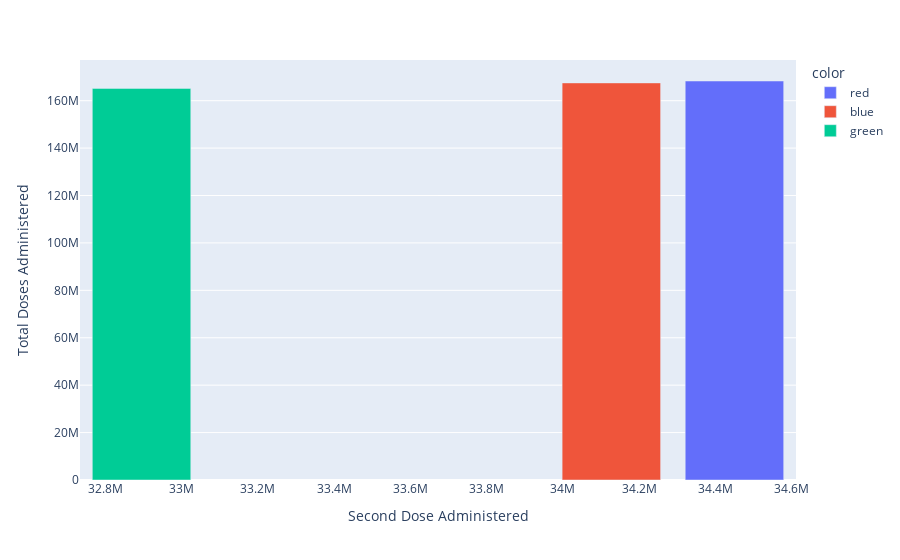

Notebook cell for this chart:
### Code cell
px.bar(df_sample.head(3),x='Second Dose Administered',y='Total Doses Administered',color=['red', 'blue', 'green'])

### Figure 1 — Plotly figure (JSON) as saved in the notebook; plotly's stock layout.template omitted (floating-point values rounded to 4 significant figures)
{"data": [{"alignmentgroup": "True", "hovertemplate": "color=red<br>Second Dose Administered=%{x}<br>Total Doses Administered=%{y}<extra></extra>", "legendgroup": "red", "marker": {"color": "#636efa"}, "name": "red", "offsetgroup": "red", "orientation": "v", "showlegend": true, "textposition": "auto", "type": "bar", "x": [34450192], "xaxis": "x", "y": [168304868], "yaxis": "y"}, {"alignmentgroup": "True", "hovertemplate": "color=blue<br>Second Dose Administered=%{x}<br>Total Doses Administered=%{y}<extra></extra>", "legendgroup": "blue", "marker": {"color": "#EF553B"}, "name": "blue", "offsetgroup": "blue", "orientation": "v", "showlegend": true, "textposition": "auto", "type": "bar", "x": [34127375], "xaxis": "x", "y": [167493857], "yaxis": "y"}, {"alignmentgroup": "True", "hovertemplate": "color=green<br>Second Dose Administered=%{x}<br>Total Doses Administered=%{y}<extra></extra>", "legendgroup": "green", "marker": {"color": "#00cc96"}, "name": "green", "offsetgroup": "green", "orientation": "v", "showlegend": true, "textposition": "auto", "type": "bar", "x": [32895173], "xaxis": "x", "y": [165190000], "yaxis": "y"}], "layout": {"barmode": "relative", "legend": {"title": {"text": "color"}, "tracegroupgap": 0}, "margin": {"t": 60}, "xaxis": {"anchor": "y", "domain": [0, 1], "title": {"text": "Second Dose Administered"}}, "yaxis": {"anchor": "x", "domain": [0, 1], "title": {"text": "Total Doses Administered"}}}}
